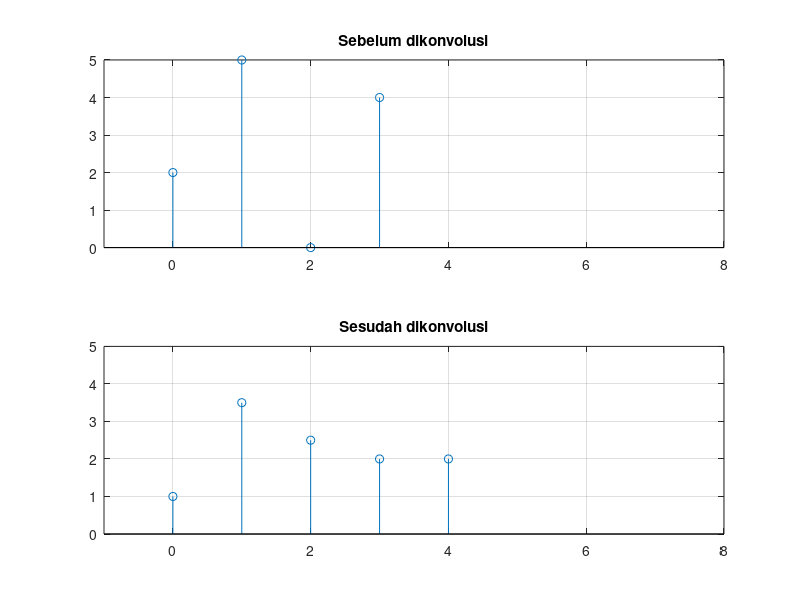

This chart was generated by the following MATLAB code:
%3. Sistem
%a. Konvolusi
x = [2 5 0 4]
n = [0 1 2 3]
hn = [0.5 0.5]
yn = conv(x,hn)

%Ukuran sinyal keluaran baru
M = 4   %panjang sinyal (x)
N = 2   %panjang sinyal (hn)
L = 5   %M+N-1 %panjang sinyal keluaran baru
n1 = [0 1 2 3 4]  %Indeks sinyal untuk sinyal keluaran baru

figure(1)
subplot(2,1,1)
stem(n,x)
title("Sebelum dikonvolusi")
grid on
axis([-1 8 0 5])
subplot(2,1,2)
stem(n1,yn)
title("Sesudah dikonvolusi")
grid on
axis([-1 8 0 5])